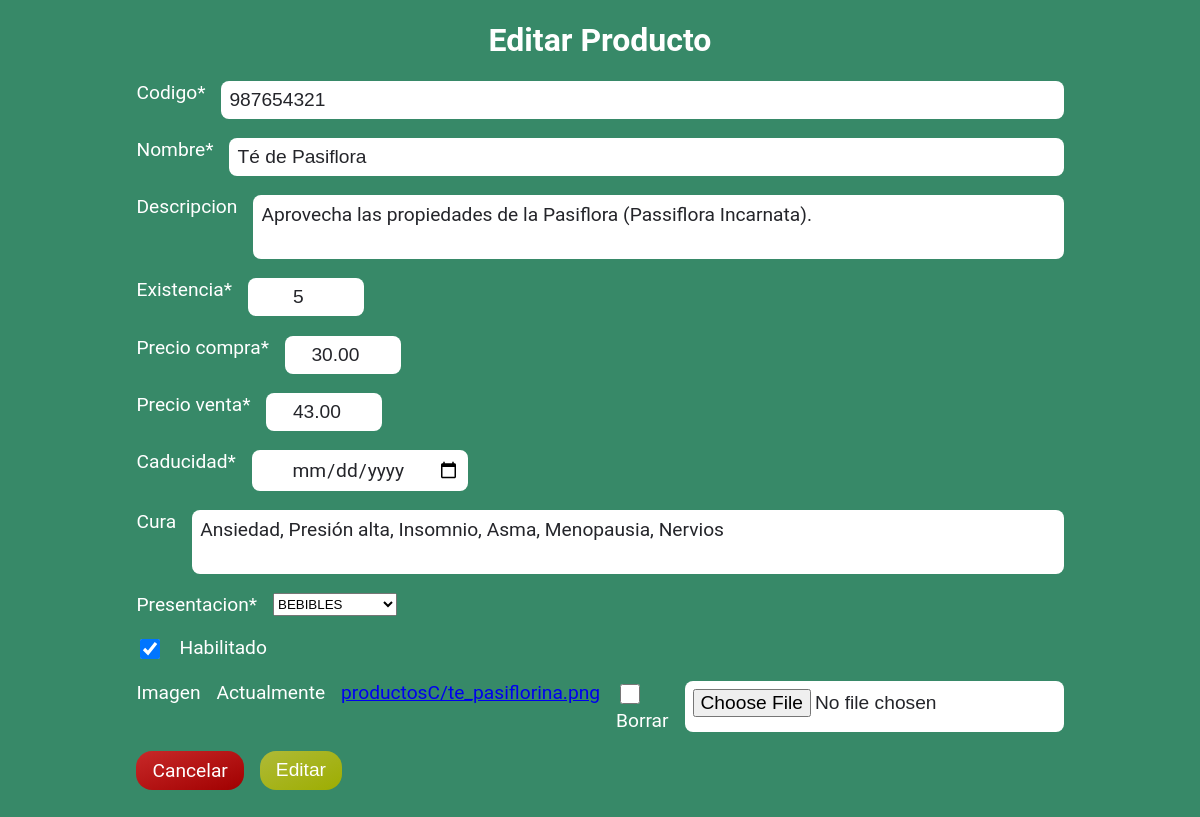
/productosC-update/987654321, run on the app's committed database.
### entrega2/models.py (models this page shows, shortened)
class Producto(models.Model):
    PRESENTACION = (
        ('COMPRIMIDO', 'COMPRIMIDO'),
        ('CÁPSULA', 'CÁPSULA'),
        ('TABLETA', 'TABLETA'),
        ('JARABE', 'JARABE'),
        ('INYECCIÓN', 'INYECCIÓN'),
        ('SUPOSITORIOS', 'SUPOSITORIOS'),
        ('GOTAS', 'GOTAS'),
        ('AEROSOL', 'AEROSOL'),
        ('PARCHE', 'PARCHE'),
        ('INHALADOR', 'INHALADOR'),
        ('POMADA', 'POMADA'),
        ('GEL', 'GEL'),
        ('SOLUCIÓN', 'SOLUCIÓN'),
        ('BEBIBLES', 'BEBIBLES'),
        ('SUPLEMENTO', 'SUPLEMENTO')
    )
    codigo = models.CharField(primary_key=True, max_length=30, blank=False, null=False)
    nombre = models.CharField(max_length=50, unique=True, blank=False, null=False)
    descripcion = models.TextField(max_length=150, blank=True, null=True)
    existencia = models.IntegerField(default=0, blank=False, null=False)
    precio_compra = models.DecimalField(max_digits=5, decimal_places=2, blank=False, null=False)
    precio_venta = models.DecimalField(max_digits=5, decimal_places=2, blank=False, null=False)
    caducidad = models.DateField(blank=False, null=False)
    cura = models.TextField(max_length=100, blank=True, null=True)
    presentacion = models.CharField(max_length=20, blank=False, null=False, choices=PRESENTACION)
    habilitado = models.BooleanField(default=True)
    imagen = models.ImageField(upload_to='productosC/', blank=True, null=True)

### entrega2/views.py (the view)
# urls.py: path('productosC-update/<pk>', views.ProductoUpdateView.as_view(), name="productosC_update"),
class ProductoUpdateView(UpdateView):
    template_name = 'entrega2/productos/productosC_update.html'
    form_class = ProductoForm
    model=Producto
    success_url = reverse_lazy('entrega2:productosC_list')

### entrega2/forms.py
class ProductoForm(forms.ModelForm):
    class Meta:
        model=Producto
        fields='__all__'
        widgets = {
            'caducidad': forms.DateInput(attrs={'type': 'date'})
        }

### entrega2/templates/entrega2/productos/productosC_update.html (shortened to what this page needs)
{% extends 'base/base_agregar.html' %}
{% load crispy_forms_tags %}
{% block content %}
    <h1>
        Editar Producto
    </h1>
    <section class="contenedor-form">
        <form method="post" enctype="multipart/form-data">
            {{ form | crispy }}
            <div>
                <a id="btn-cancelar" href="{% url 'productosC_list' %}" class="btn-cancelar">Cancelar</a>
                <button id="btn-aceptar" type="submit" class="btn-aceptar">Editar</button>
            </div>
        </form>
    </section>
{% endblock %}

### static/css/agregar.css (style rules this page uses)
:root { --amarillo: #FCB84A; --verde_oscuro: #3C5843; --verde: #378968; --verde_claro: #afba37; --verde_agua: #65ADA5; --verde_claro_transparente: rgba(175, 186, 55, 0.2); --negro_grisaseo: #24252A; --gris: #999; }
html { width: 100%; height: 100%; }
body { font-family: 'Roboto', sans-serif; padding-bottom: 100px; margin: 0; background-color: var(--verde); color: white; }
h1 { color: white; text-align: center; font-weight: bold; }
textarea { resize: none; width: 100%; height: 3rem; background-color: white; border: none; border-radius: 0.5rem; padding: 0.5rem; color: #24252A; font-size: 1.2rem; font-family: 'Roboto', sans-serif; outline: none; }
.contenedor-form { margin: 0 200px 0 200px; display: flex; justify-content: center; align-items: center; font-size: 1.2rem; }
.contenedor-form form { display: flex; flex-direction: column; gap: 1.2rem; }
.contenedor-form form div { display: flex; gap: 1rem; }
.btn-cancelar { background-image: linear-gradient(to bottom right, #C82929, #a00000); color: white; border-radius: 1rem; padding: 0.5rem 1rem 0.5rem 1rem; font-size: 1.2rem; cursor: pointer; text-align: center; text-decoration: none; }
.btn-aceptar { background-image: linear-gradient(to bottom right, #afba37, #9dad01); border: none; color: white; border-radius: 1rem; padding: 0.5rem 1rem 0.5rem 1rem; font-size: 1.2rem; cursor: pointer; text-align: center; text-decoration: none; }
.contenedor-form form input { background-color: white; border: none; border-radius: 0.5rem; padding: 0.5rem; color: #24252A; font-size: 1.2rem; }
.contenedor-form form input[type="text"], input[type="email"] { width: 100%; }
.contenedor-form form input[type="number"] { width: 100px; text-align: center; }
.contenedor-form form input[type="date"] { width: 200px; text-align: center; font-family: 'Roboto', sans-serif; }
.contenedor-form form input[type="checkbox"] { width: 20px; height: 20px; border: 1px solid #000; cursor: pointer; }
.contenedor-form form input[type="checkbox"]:checked { background-color: var(--amarillo); }

### data on the page
Producto: codigo "987654321", nombre "Té de Pasiflora", descripcion "Aprovecha las propiedades de la Pasiflora (Passiflora Incarnata).", existencia "5", precio_compra "30.00", precio_venta "43.00", cura "Ansiedad, Presión alta, Insomnio, Asma, Menopausia, Nervios", presentacion "BEBIBLES", habilitado "☑"
